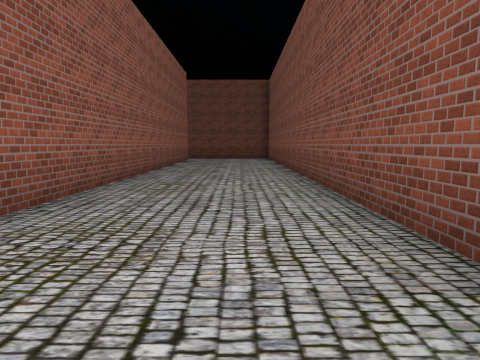
view 1 (above)

16 first-person views from a walk through a scene from a Unity 3-D project. The camera is 1.3 m above the floor, tilts 6° down and sees 70° across. Doors are open. The floor is counted in squares, 2 m on a side. Each view is taken from the middle of a square. On the plan, view 1 faces up. The plan holds only what a view shows up to about 10 squares ahead; the rest is blank. The place goes on beyond the plan. The player character is not drawn. Some animated figures are not drawn. Some surface patterns are stand-ins.

view 2
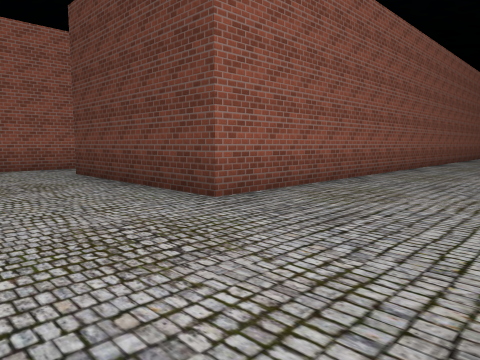

view 3
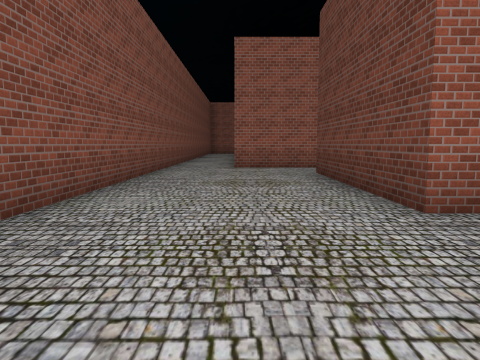

view 4
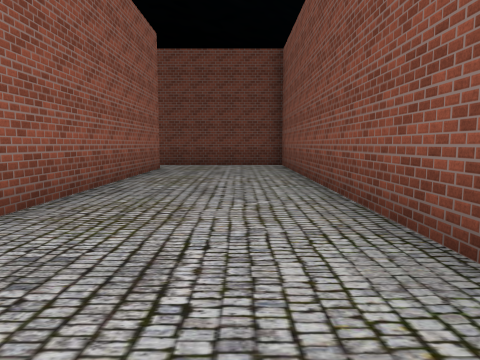

view 5
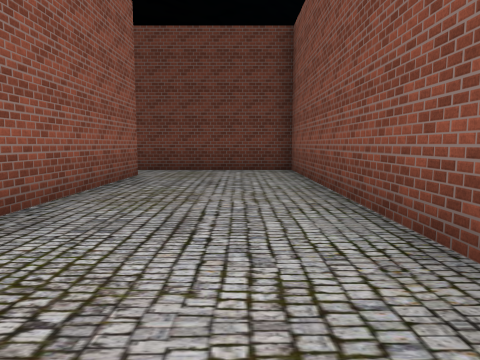

view 6
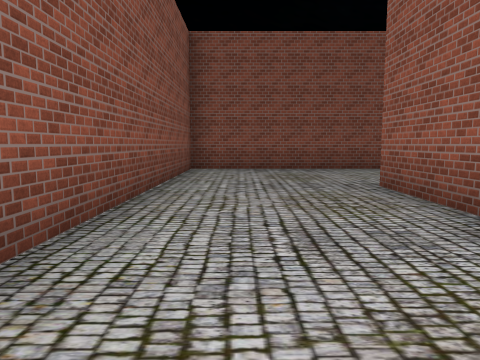

view 7
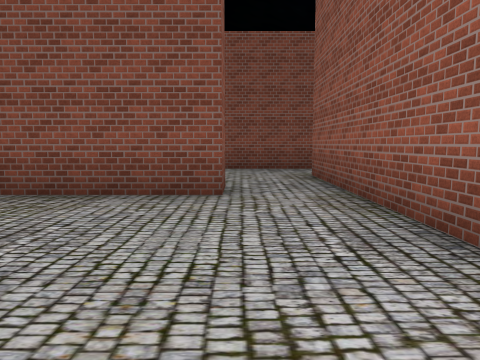

view 8
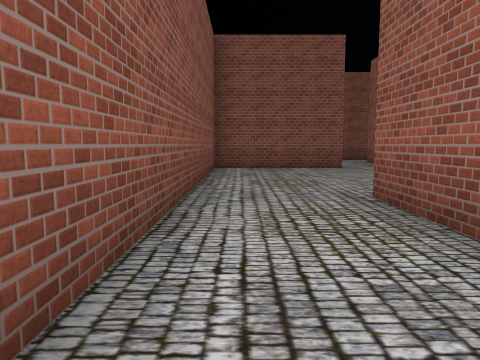

view 9
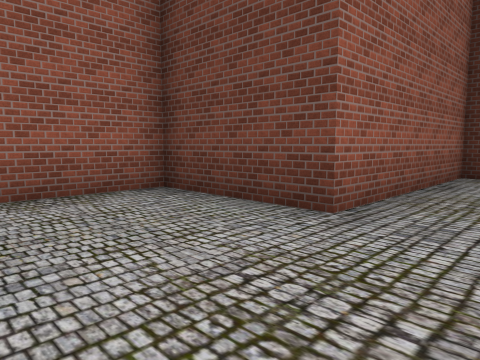

view 10
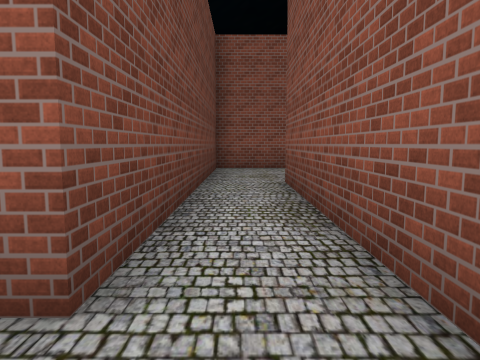

view 11
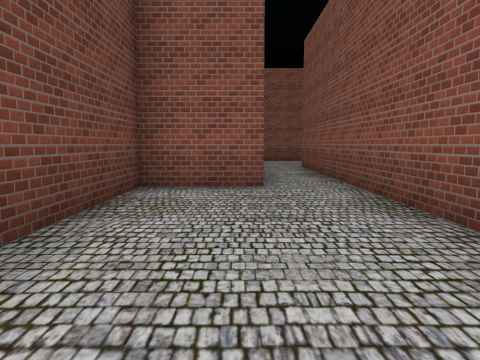

view 12
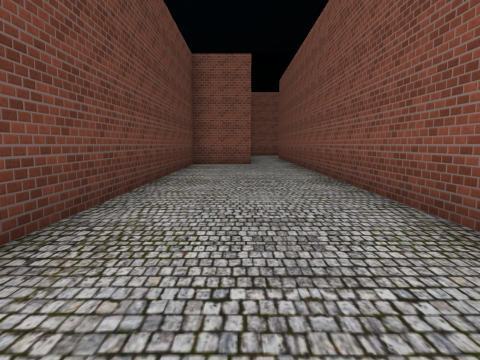

view 13
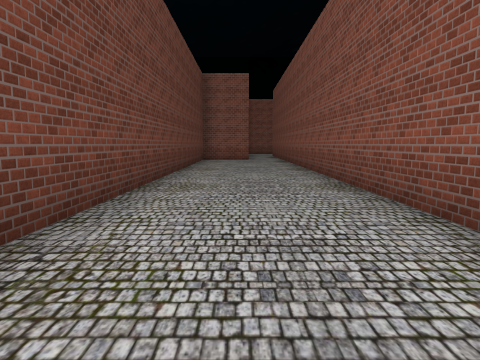

view 14
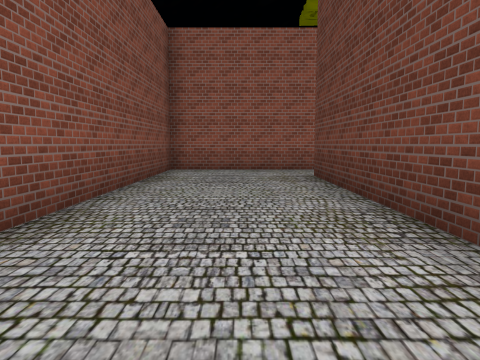

view 15
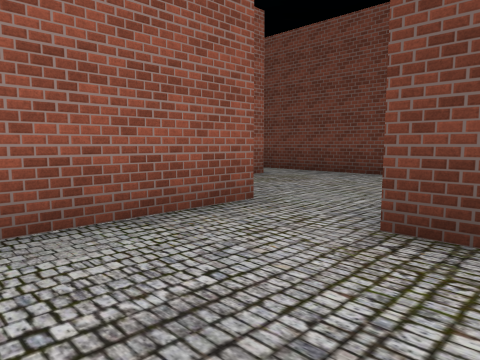

view 16
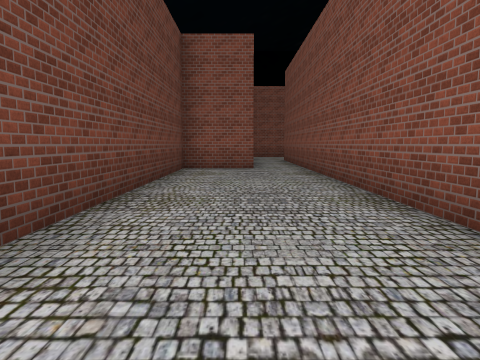

### Floor plan
Points are (right, up) in squares from view 1. A wall is a line through its corners. A room is listed if a view was taken in it or the views show most of it. See-through windows are left out.
Room 1 (views 1, 2, 3, 4, 5, 6)
walls: (-8.5, -2.5) (-8.5, -4.2); (-2.2, 14.2) (-2.2, -2.3) (-6.8, -2.3); (-9.1, -6) (1.3, -6) (1.3, 15.6) (-2.4, 15.6)
ways out: opening at (-7.5, -2) to room 2; opening at (-3, 15) to room 3; opening at (-9, -5)
Room 2 (views 7, 8, 9)
walls: (-6.8, -2.3) (-6.8, -1.3) (-3.3, -1.3) (-3.3, 7.1); (-5.6, 8.6) (-5.6, 3.9) (-8.5, 3.9) (-8.5, -2.5)
ways out: opening at (-7.5, -2) to room 1
Room 3 (views 10, 11, 12, 13, 14, 15, 16)
walls: (-21.8, 18) (-21.8, 14.2) (-2.2, 14.2); (-2.4, 15.6) (-6.8, 15.6) (-6.8, 17.5) (-20.1, 17.5)
ways out: opening at (-3, 15) to room 1; opening at (-21, 18)

Where each view was taken, in squares from view 1:
view 1: 0 up, 0 right, facing up
view 2: 5 down, 1 right, facing up-left
view 3: 4 down, 1 right, facing left
view 4: 5 up, 0 right, facing up
view 5: 7 up, 0 right, facing up
view 6: 3 up, 0 right, facing down
view 7: 3 up, 7 left, facing down
view 8: 8 up, 4 left, facing down
view 9: 1 up, 4 left, facing up-left
view 10: 15 up, 8 left, facing right
view 11: 16 up, 12 left, facing right
view 12: 16 up, 18 left, facing right
view 13: 16 up, 21 left, facing right
view 14: 16 up, 13 left, facing left
view 15: 15 up, 19 left, facing up-left
view 16: 16 up, 16 left, facing right
